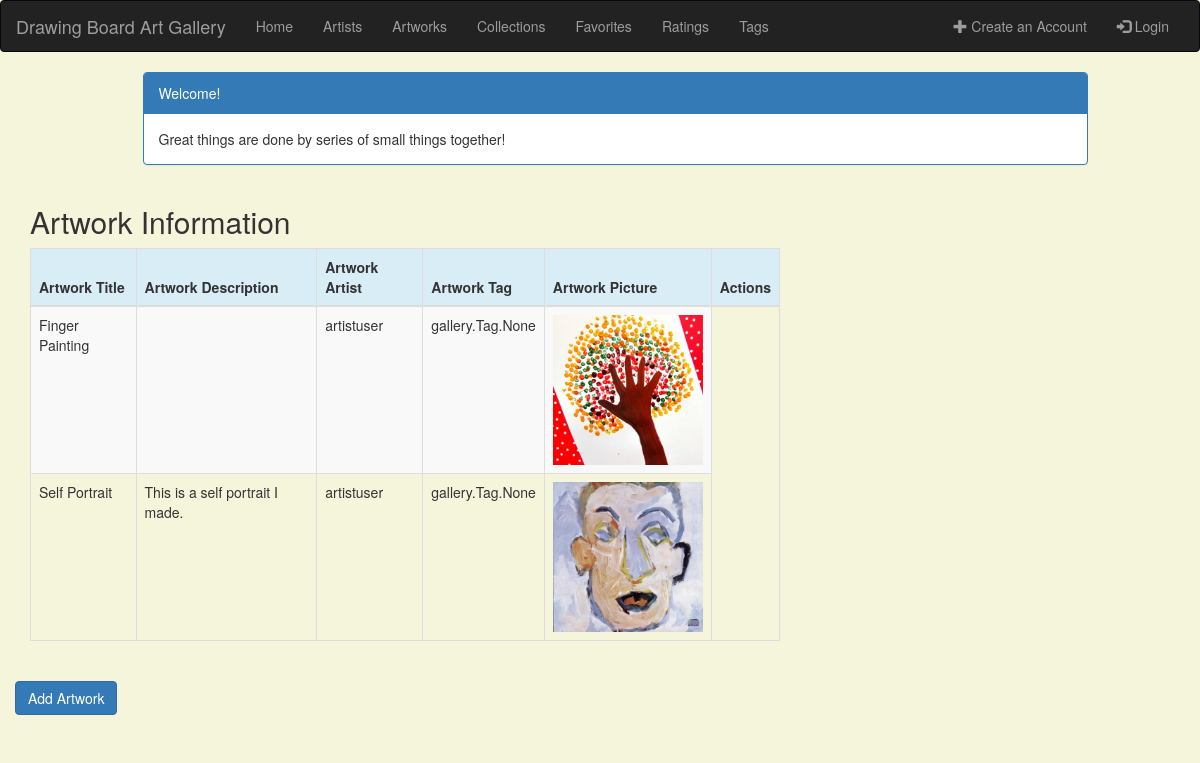
Page /artwork_list on the committed database.
### gallery/models.py (models this page shows)
class Artwork(models.Model):
    artwork_title = models.CharField(max_length=200)
    artwork_description = models.TextField(max_length=280, null=True, blank=True)
    artwork_artist = models.ForeignKey('Artist', on_delete=models.CASCADE)
    artwork_tag = models.ManyToManyField(Tag, blank=True)
    artwork_picture = models.ImageField(upload_to='images/', null=True, blank=True) # comment out null and blank later
    def __str__(self):
        return f'{self.artwork_title}'

class Artist(models.Model):
    user = models.OneToOneField(User, on_delete=models.CASCADE)
    artist_role = models.BooleanField(default=True)
    description = models.TextField(max_length=280, null=True, blank=True)  # this is the default for all descriptions
    profile_picture = models.ImageField(upload_to='images/', null=True, blank=True)
    def __str__(self):
        return f'{self.user}'

### gallery/views.py (the view)
# urls.py: path('artwork_list', views.artwork_list, name='artwork_list'),
def artwork_list(request):
    artwork = Artwork.objects.all()
    print(artwork)
    return render(request, 'gallery/artwork_list.html',
                  {'artworks': artwork})

### gallery/templates/gallery/artwork_list.html (shortened to what this page needs)
<!DOCTYPE html>
<html lang="en">
{% extends 'gallery/base.html' %}
{% block content %}
    <html>
    <head>
        <link rel="stylesheet" href="https://maxcdn.bootstrapcdn.com/bootstrap/3.3.4/css/bootstrap.min.css">
    </head>
    <body>
    <div class="container">
        <div class="row">
            <div class="col-md-10 col-md-offset-1">
                <div class="panel panel-primary">
                    <div class="panel-heading">Welcome!</div>
                    <div class="panel-body">
                        Great things are done by series of small things together!
                    </div>
                </div>
            </div>
        </div>
    </div>
    <div class="row">
        <h2 style="padding-left: 15Px">Artwork Information</h2>
    </div>
    <div>
        <table class="table table-striped table-bordered table-hover">
            <thead>
            <tr class="bg-info">
                <th>Artwork Title</th>
                <th>Artwork Description</th>
                <th>Artwork Artist</th>
                <th>Artwork Tag</th>
                <th>Artwork Picture</th>
                <th colspan="3">Actions</th>
            </tr>
            </thead>
            <tbody>
            {% for artwork in artworks %}
                <tr>
                    <td>{{ artwork.artwork_title }}</td>
                    <td>{{ artwork.artwork_description }}</td>
                    <td>{{ artwork.artwork_artist }}</td>
                    <td>{{ artwork.artwork_tag }}</td>
                    <td><img src = "media/{{artwork.artwork_picture}}" border=3 height =150 width=150 /></td>
                </tr>
            {% endfor %}
            </tbody>
        </table>
    </div>
     <div class="row">
        <a href="{% url 'gallery:artwork_new' %}" class="row"><span
                    class="btn btn-primary">Add Artwork</span></a>
     </div>
    </body>
    </html>
{% endblock %}

### gallery/templates/gallery/artwork_list.html (style rules this page uses)
body { background-color: beige; }

### rows in the picture
Artwork: artwork_title "Finger Painting", artwork_artist "artistuser", artwork_tag "gallery.Tag.None", artwork_picture (picture)
Artwork: artwork_title "Self Portrait", artwork_description "This is a self portrait I made.", artwork_artist "artistuser", artwork_tag "gallery.Tag.None", artwork_picture (picture)
